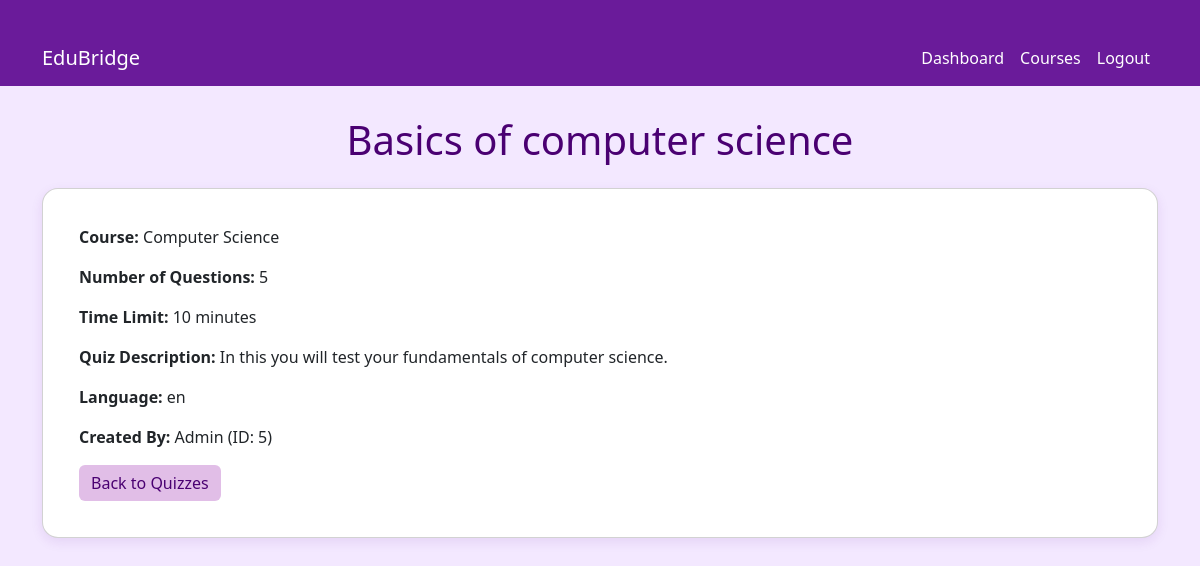
The app's page /quiz/1 with its own data.
### models/user.py (models this page shows, shortened)
class Quiz(UserMixin,db.Model):
    id = db.Column(db.Integer, primary_key=True)
    title = db.Column(db.String(150), nullable=False)
    course_id = db.Column(db.Integer, db.ForeignKey('course.id'), nullable=False)
    description = db.Column(db.Text, nullable=False)
    language = db.Column(db.String(80), nullable = False)
    time_limit = db.Column(db.Integer, nullable=True)
    created_by_user_id = db.Column(db.Integer, db.ForeignKey('user.id'), nullable=True)
    created_by_mentor_id = db.Column(db.Integer, db.ForeignKey('mentor.id'), nullable = True)
    created_at = db.Column(db.DateTime, default=datetime.utcnow)
    questions = db.relationship('Question', backref='quiz', lazy='dynamic', cascade='all, delete-orphan')
    attempts = db.relationship('QuizAttempt', back_populates='quiz', lazy='dynamic', cascade='all, delete-orphan')
    answers = db.relationship('Answer', backref='quiz', lazy='dynamic')
    created_by_mentor = db.relationship('Mentor', foreign_keys=[created_by_mentor_id], backref=db.backref('mentor_quizzes', lazy='dynamic', overlaps="quizzes_created_as_mentor"), overlaps="quizzes_created_as_mentor")
    __table_args__ = (
    db.CheckConstraint(
        '(created_by_user_id IS NOT NULL AND created_by_mentor_id IS NULL) OR '
        '(created_by_user_id IS NULL AND created_by_mentor_id IS NOT NULL)',
        name='check_single_creator'
    ),
)

class Course(db.Model):
    id = db.Column(db.Integer, primary_key=True)
    name = db.Column(db.String(100), nullable=False)
    description = db.Column(db.Text, nullable=False)
    category = db.Column(db.String(50), nullable = False)
    language = db.Column(db.String(10), default='en')
    level = db.Column(db.String(50), nullable=False)
    modules = db.relationship('Module', backref='course_modules', lazy='subquery', cascade="all, delete-orphan")
    quizzes = db.relationship('Quiz', backref='course', lazy='dynamic', cascade='all, delete-orphan')
    progress = db.relationship('Progress', back_populates='course', lazy='dynamic')
    notes = db.relationship('Note', backref='course', lazy='dynamic',cascade='all, delete-orphan')
    quiz_attempts = db.relationship("QuizAttempt", backref="quiz_course", lazy="dynamic")
    mentors = db.relationship('Mentor', secondary=mentor_course_association, back_populates='courses')

### app.py (the view)
@csrf.exempt
@login_required
@app.route('/quiz/<int:quiz_id>')
def view_quiz(quiz_id):
    quiz = Quiz.query.get_or_404(quiz_id)
    return render_template('quiz_detail.html', quiz=quiz)

### templates/quiz_detail.html (shortened to what this page needs)
<!DOCTYPE html>
<html lang="en">
<head>
    <link href="https://cdn.jsdelivr.net/npm/bootstrap@5.3.0/dist/css/bootstrap.min.css" rel="stylesheet">
</head>
<body>
<nav class="navbar navbar-expand-lg">
    <div class="container">
        <a class="navbar-brand" href="#">EduBridge</a>
        <div class="collapse navbar-collapse">
            <ul class="navbar-nav ms-auto">
                <li class="nav-item">
                    <a class="nav-link" href="/dashboard">Dashboard</a>
                </li>
                <li class="nav-item">
                    <a class="nav-link" href="/courses">Courses</a>
                </li>
                <li class="nav-item">
                    <a class="nav-link" href="/logout">Logout</a>
                </li>
            </ul>
        </div>
    </div>
</nav>
<div class="container">
    <h1 class="text-center mb-4">{{ quiz.title }}</h1>
    <div class="card">
        <div class="card-body">
            <p><strong>Course:</strong> {{ quiz.course.name }}</p>
            <p><strong>Number of Questions:</strong> {{ quiz.questions.count() }}</p>
            <p><strong>Time Limit:</strong> {{ quiz.time_limit or 'None' }} minutes</p>
            <p><strong>Quiz Description:</strong> {{ quiz.description }}</p>
            <p><strong>Language:</strong> {{ quiz.language }}</p>
            <p><strong>Created By:</strong>
                {% if quiz.created_by_user_id %}
                    Admin (ID: {{ quiz.created_by_user_id }})
                {% elif quiz.created_by_mentor_id %}
                    Mentor (ID: {{ quiz.created_by_mentor_id }})
                {% else %}
                    Unknown
                {% endif %}
            </p>
            <a href="{{ url_for('quiz_list') }}" class="btn btn-secondary">Back to Quizzes</a>
        </div>
    </div>
</div>
</body>
</html>

### templates/quiz_detail.html (style rules this page uses)
body { background-color: #f3e8ff; color: #4a0072; font-family: 'Segoe UI', sans-serif; }
.navbar { background-color: #6a1b9a; padding: 0.5rem 1rem; }
.navbar-brand, .nav-link { color: #fff !important; }
.card { background-color: #fff; border-radius: 16px; box-shadow: 0 4px 12px rgba(106, 27, 154, 0.1); padding: 20px; margin-top: 20px; }
.btn-secondary { background-color: #e1bee7; color: #4a0072; border: none; }
.container { margin-top: 30px; }

### records on screen
Quiz: title "Basics of computer science", time_limit "10", description "In this you will test your fundamentals of computer science.", language "en", created_by_user_id "5"
Course: course.name "Computer Science"

### other values on screen
{{ quiz.questions.count() }} "5"
